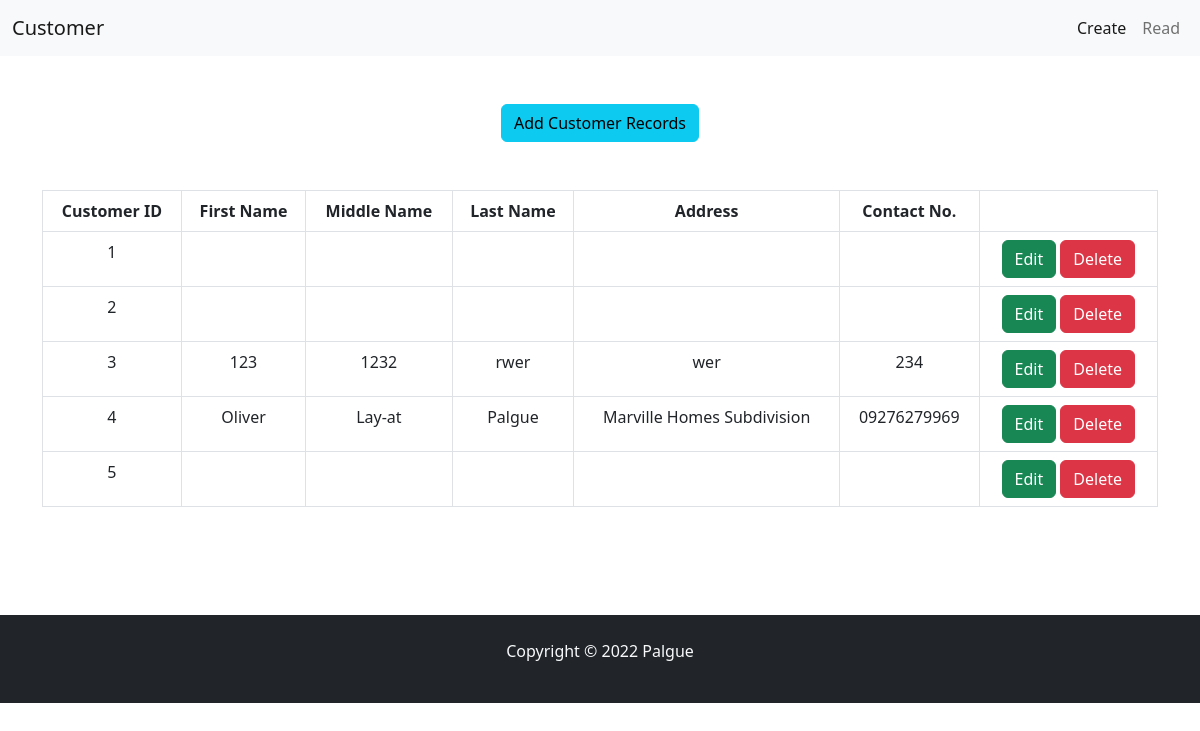
The app's page /read.php with its own data.
### tables this page shows
CREATE TABLE `customer` (
  `customer_id` int(20) NOT NULL,
  `first_name` varchar(50) NOT NULL,
  `middle_name` varchar(50) NOT NULL,
  `last_name` varchar(50) NOT NULL,
  `c_address` varchar(100) NOT NULL,
  `contact_no` varchar(20) NOT NULL
);

### read.php (the view)
<?php
    include "header.php";
    require "dbconnect.php";
    $sql = "SELECT * FROM customer";
    $statement = $connect->prepare($sql);
    $statement->execute();
    $customer_records = $statement->fetchAll(PDO::FETCH_OBJ);
?>
<body>
    <div class="container text-center">
            <a href="customer_create.php" class="btn btn-info mt-5">Add Customer Records</a>
            <table class="table table-bordered mt-5">
                <tr>
                    <th>Customer ID</th>
                    <th>First Name </th>
                    <th>Middle Name</th>
                    <th>Last Name</th>
                    <th>Address</th>
                    <th>Contact No.</th>
                    <th></th>
                </tr>
                <?php foreach($customer_records as $record_count): ?>
                <tr>
                    <td><?= $record_count->customer_id; ?></td>
                    <td><?= $record_count->first_name; ?></td>
                    <td><?= $record_count->middle_name; ?></td>
                    <td><?= $record_count->last_name; ?></td>
                    <td><?= $record_count->c_address; ?></td>
                    <td><?= $record_count->contact_no; ?></td>
                    <td>
                        <a href="customer_update.php?id=<?= $record_count->customer_id; ?>" class="btn btn-success">Edit</a>
                        <a href="customer_delete.php?id=<?= $record_count->customer_id; ?>" class="btn btn-danger" onclick="return confirm('Are You Sure You Want to Delete this Record ? ')">Delete</a>
                    </td>
                </tr>
                <?php endforeach; ?>
            </table>
        </div>
    <?php include "footer.php"; ?>
</body>

### header.php (shortened to what this page needs)
<!DOCTYPE html>
<html lang="en">
<head>
    <link href="https://cdn.jsdelivr.net/npm/bootstrap@5.2.0-beta1/dist/css/bootstrap.min.css" rel="stylesheet">
</head>
<body>
<nav class="navbar navbar-expand-lg bg-light">
  <div class="container-fluid">
    <a class="navbar-brand" href="#">Customer</a>
    <div class="collapse navbar-collapse" id="navbarSupportedContent">
      <ul class="navbar-nav ms-auto mb-2 mb-lg-0">
        <li class="nav-item">
          <a class="nav-link active" aria-current="page" href="index.php">Create</a>
        </li>
        <li class="nav-item">
          <a class="nav-link" href="read.php">Read</a>
        </li>
    </div>
  </div>
</nav>

### footer.php
<footer class="container-fluid text-center py-4 bg-dark text-light" style="margin-top: 9%">
        <?php echo "<p>Copyright &copy; 2022 Palgue</p>"?>
    </footer>
</body>
</html>

### records on screen
customer: customer_id "1"
customer: customer_id "2"
customer: customer_id "3", first_name "123", middle_name "1232", last_name "rwer", c_address "wer", contact_no "234"
customer: customer_id "4", first_name "Oliver", middle_name "Lay-at", last_name "Palgue", c_address "Marville Homes Subdivision", contact_no "09276279969"
customer: customer_id "5"
